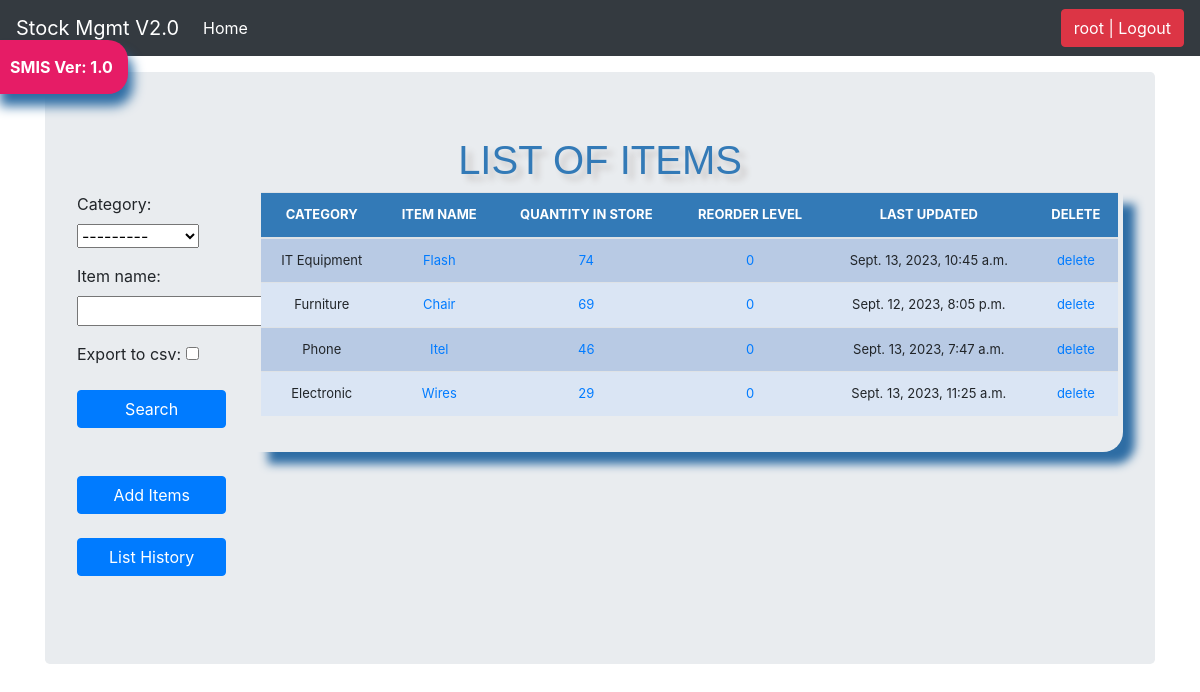
The app's page /list_items/ (signed in) with its own data.
### store/models.py (models this page shows, shortened)
class Stock(models.Model):
    category = models.ForeignKey(Category, on_delete=models.CASCADE, blank= True)
    item_name = models.CharField(max_length=50, blank=True, null=True)
    quantity = models.IntegerField(default='0', blank=False, null=True)
    receive_quantity = models.IntegerField(default='0', blank=True, null=True)
    receive_by = models.CharField(max_length=50, blank=True, null=True)
    issue_quantity = models.IntegerField(default='0', blank=True, null=True)
    issue_by = models.CharField(max_length=50, blank=True, null=True)
    issue_to = models.CharField(max_length=50, blank=True, null=True)
    phone_number = models.CharField(max_length=50, blank=True, null=True)
    created_by = models.CharField(max_length=50, blank=True, null=True)
    reorder_level = models.IntegerField(default='0', blank=True, null=True)
    last_updated = models.DateTimeField(auto_now_add=False, auto_now=True)
    timestamp = models.DateTimeField(auto_now_add=True, auto_now=False)
    date = models.DateTimeField(auto_now_add=False, auto_now=False)

class Category(models.Model):
    name = models.CharField(max_length=50, blank=True, null=True)
    def __str__(self):
      return self.name

### store/views.py (the view, shortened to what this page needs)
# urls.py: path('list_items/', views.list_items, name='list_items'),
@login_required
def list_items(request):
    header = 'LIST OF ITEMS'
    form = StockSearchForm(request.POST or None)
    queryset = Stock.objects.all()
    context = {
        "header": header,
        "queryset": queryset,
        "form": form,
    }
    return render(request, "list_items.html", context)

### store/forms.py
class StockSearchForm(forms.ModelForm):
   export_to_CSV = forms.BooleanField(required=False)
   class Meta:
     model = Stock
     fields = ['category', 'item_name']

### store/templates/list_items.html (shortened to what this page needs)
{% load static %}
{% load crispy_forms_tags %}
<!DOCTYPE html>
<html lang="en">
  <head>
<link href="{% static 'css/stylesheet.css' %}" rel="stylesheet">
<link href="{% static 'css/bootstrap.min.css' %}" rel="stylesheet">
	<link href="{% static 'css/navbar-top-fixed.css' %}" rel="stylesheet">
  </head>
  <body>
  {% include 'navbar.html' %}
<main role="main" class="container">
  <div class="jumbotron">
    <div class="header">
      <h1>{{header}}</h1>
    </div>
    <div class="row">
      <div class="col-sm-2">
        <form method='POST' action=''>{% csrf_token %}
          {{form.as_p}}
          <input class="btn btn-primary mybutton" type="submit" value='Search'/>
        </form>
        <br><br>
        <a href="/add_items"><div class="btn btn-primary mybutton">Add Items</div></a><br><br>
        <a href="/list_history"><div class="btn btn-primary mybutton">List History</div></a><br>
        <br>
      </div>
      <br><br>
      <div class="col-sm-10">
          <div class="display_table">
            <table class='table'>
              <thead>
                <tr>
                  <th>CATEGORY</th>
                  <th>ITEM NAME</th>
                  <th>QUANTITY IN STORE</th>
                  <th>REORDER LEVEL</th>
                  <th>LAST UPDATED</th>
                  <th>DELETE</th>
                </tr>
              </thead>
            {% for instance in queryset %}
                <tr>
                  <td>{{instance.category}}</td>
                  <td><a href="{% url 'update_items' instance.id %}">{{instance.item_name}}</a></td>
                  <td>
                    {% if instance.quantity <= instance.reorder_level %}
                      <div style="background-color: orange;">
                        <a href="{% url 'stock_detail' instance.id %}">{{instance.quantity}}</a>
                      </div>
                    {% else %}
                      <a href="{% url 'stock_detail' instance.id %}">{{instance.quantity}}</a>
                    {% endif %}
                  </td>
                  <td><a href="{% url 'reorder_level' instance.id %}">{{instance.reorder_level}}</a></td>
                  <td>{{instance.last_updated}}</td>
                  <td><a href="{% url 'delete_items' instance.id %}">delete</a></td>
                  </tr>
              {% endfor %}
            </table>
          </div>
      </div>
    </div>
  </div>
</main>
</body>
</html>

### store/templates/navbar.html (shortened to what this page needs)
<nav class="navbar navbar-expand-md navbar-dark fixed-top bg-dark">
    <a class="navbar-brand" href="#">Stock Mgmt V2.0</a>
    <div class="collapse navbar-collapse" id="navbarCollapse">
      <ul class="navbar-nav mr-auto">
        <li class="nav-item active">
          <a class="nav-link" href="/">Home <span class="sr-only">(current)</span></a>
        </li>
      </ul>
      <ul class="navbar-nav">
        {% if request.user.is_authenticated %}
        <li><a href="/accounts/logout"><button class="btn btn-danger">{{ user }} | Logout</button></a></li>
        {% else %}
        <li><a href="/accounts/login">Login</a></li>
        {% endif %}
      </ul>
    </div>
  </nav>
  <a href="#"><div id="version-display" data-toggle="modal" data-target="#myModal">SMIS Ver: 1.0</div></a>

### store/static/css/stylesheet.css (style rules this page uses)
body { background-color: #34eb6b; background-image: url("../img/bg.jpg"); }
.table { font-size: 13px; text-align: center; width: 95%; margin: auto; text-align: center; }
.mybutton { width: 100%; }
.table tr:nth-child(odd) { background: #B8CAE4 }
.table tr:nth-child(even) { background: #dae5f4 }
th { background-color: #337ab7; color: white; }
.display_table { border-bottom-right-radius: 20px; padding-left: 5px; padding-right: 5px; padding-bottom: 20px; box-shadow: 12px 12px 10px #2e6da4; }
.header { font-family: helvetica; color: #337ab7; font-size: 50px; text-align: center; width: 100%; text-shadow: 6px 6px 6px #c9c6c6; display: block; font-weight: bolder; }
#version-display { background-color: #e61c66; color: white; box-shadow: 5px 12px 12px #2e6da4; text-align: center; display: inline; font-weight: bolder; padding: 15px; position: fixed; top: 40px; left: -5px; z-index: 3000; border-top-right-radius: 20px; border-bottom-right-radius: 20px; }

### store/static/css/navbar-top-fixed.css (style rules this page uses)
body { min-height: 75rem; padding-top: 4.5rem; }

### records on screen
Stock: category "IT Equipment", item_name "Flash", quantity "74", reorder_level "0", last_updated "Sept. 13, 2023, 10:45 a.m."
Stock: category "Furniture", item_name "Chair", quantity "69", reorder_level "0", last_updated "Sept. 12, 2023, 8:05 p.m."
Stock: category "Phone", item_name "Itel", quantity "46", reorder_level "0", last_updated "Sept. 13, 2023, 7:47 a.m."
Stock: category "Electronic", item_name "Wires", quantity "29", reorder_level "0", last_updated "Sept. 13, 2023, 11:25 a.m."

### other values on screen
{{ user }} "root"
{{ header }} "LIST OF ITEMS"
